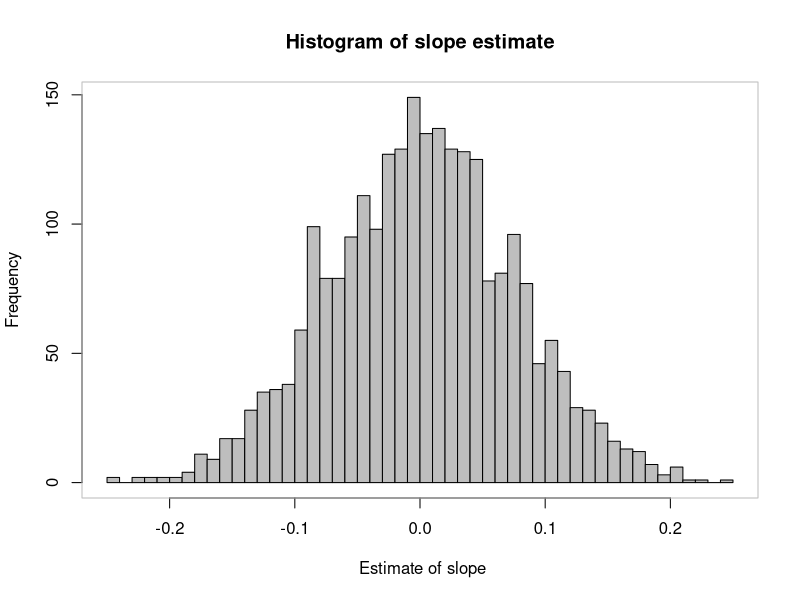
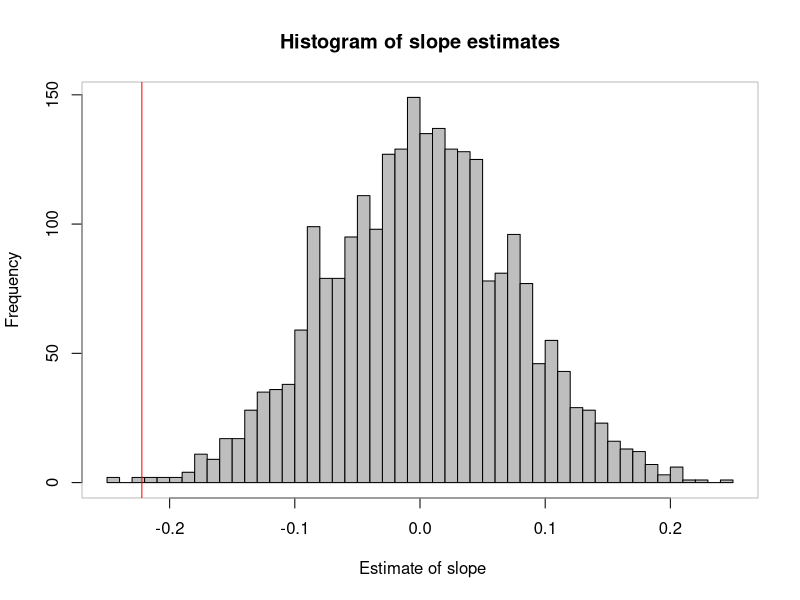

Here is the R script that generated these plots, in order:
# (c) Import the data in skeptic.csv and fit a SLR model. The variable names in skeptic.csv follow the same convention as those returned by  sim_slr(). Extract the fitted coefficient for β1.
# 
# (d) Re-plot the histogram from (b). Now add a vertical red line at the value of β1^ in part (c). To do so, you’ll need to use  abline(v = c, col = "red") where c is your value.
# 
# (e) Your value of β1^ in (c) should be negative. What proportion of the beta_hat_1 values is smaller than your β1^? Return this proportion, as well as this proportion multiplied by 2.
# 
# (f) Based on your histogram and part (e), do you think the skeptic.csv data could have been generated by the model given above? Briefly explain.



birthday = 19920720
set.seed(birthday)

num_obs = 75
beta_0  = 3
beta_1  = 0
sigma   = 2
x = runif(n = 75, 0, 10)



sim_slr = function(x, beta_0 = 3, beta_1 = 0, sigma = 2) {
  n = length(x)
  epsilon = rnorm(n, mean = 0, sd = sigma)
  y = beta_0 + beta_1 * x + epsilon
  data.frame(predictor = x, response = y)
}

options(scipen = 999)
beta_hat_1 <- as.vector(rep(0,2500))
for (i in 1:2500)
{
  sim_temp <- sim_slr(x = x, beta_0 = 3, beta_1 = 0, sigma = 2)
  slr_temp <-  lm(response ~ predictor,data = sim_temp)
  coef <-  coef(slr_temp)[2]
  beta_hat_1[i] <- coef
  i <- i+1
}

mean(beta_hat_1)
histogram_beta_hat1 = hist(beta_hat_1, breaks = 50,
                           main = "Histogram of slope estimate",
                           xlab = " Estimate of slope", col = "grey")
box(col="grey")



skeptic <- read.csv("skeptic.csv")

slr_skeptic <- lm(response~predictor, data =skeptic)
beta_1hat_skeptic <- coef(slr_skeptic)[2]


histogram_value_comp = hist(beta_hat_1, breaks = 50,
                           main = "Histogram of slope estimates",
                           xlab = " Estimate of slope", col = "grey")
box(col="grey")
abline(v = beta_1hat_skeptic, col = "red")

prop <- length(beta_hat_1[beta_hat_1 < beta_1hat_skeptic ]) / length(beta_hat_1)
prop
Prop_mul_2 <- prop *2
Prop_mul_2

